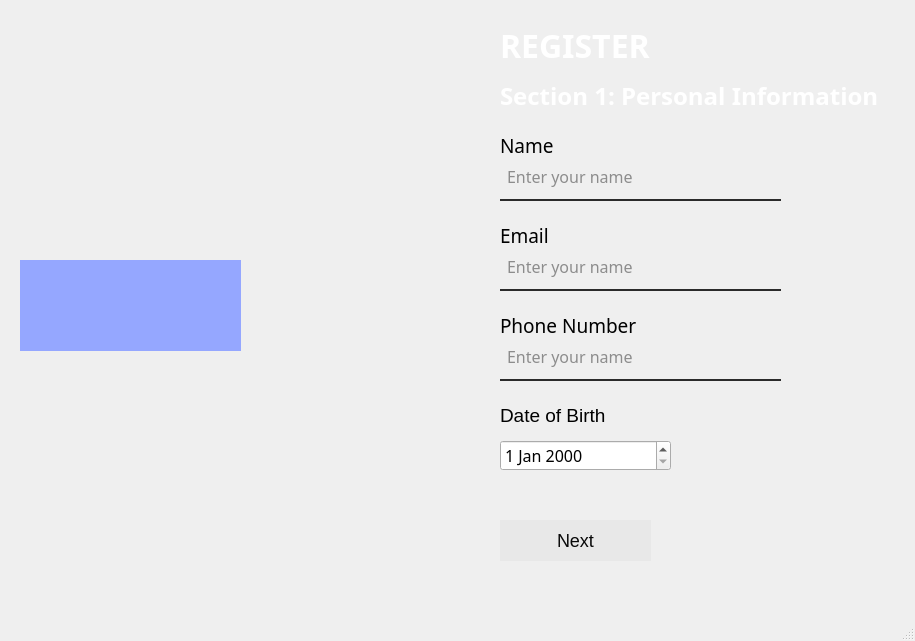
<?xml version="1.0" encoding="UTF-8"?>
<ui version="4.0">
 <class>MainWindow</class>
 <widget class="QMainWindow" name="MainWindow">
  <property name="geometry">
   <rect>
    <x>0</x>
    <y>0</y>
    <width>915</width>
    <height>641</height>
   </rect>
  </property>
  <property name="windowTitle">
   <string>MainWindow</string>
  </property>
  <widget class="QWidget" name="centralwidget">
   <widget class="QLabel" name="label_10">
    <property name="geometry">
     <rect>
      <x>500</x>
      <y>400</y>
      <width>131</width>
      <height>31</height>
     </rect>
    </property>
    <property name="font">
     <font>
      <pointsize>14</pointsize>
     </font>
    </property>
    <property name="text">
     <string>Date of Birth</string>
    </property>
   </widget>
   <widget class="QLabel" name="label_3">
    <property name="geometry">
     <rect>
      <x>20</x>
      <y>260</y>
      <width>221</width>
      <height>91</height>
     </rect>
    </property>
    <property name="styleSheet">
     <string notr="true">background-color: rgb(149, 167, 255);</string>
    </property>
    <property name="text">
     <string/>
    </property>
    <property name="pixmap">
     <pixmap>images/PoCoH.png</pixmap>
    </property>
    <property name="scaledContents">
     <bool>true</bool>
    </property>
   </widget>
   <widget class="QLabel" name="label">
    <property name="geometry">
     <rect>
      <x>0</x>
      <y>0</y>
      <width>921</width>
      <height>601</height>
     </rect>
    </property>
    <property name="text">
     <string/>
    </property>
    <property name="pixmap">
     <pixmap>images/login-bg.png</pixmap>
    </property>
    <property name="scaledContents">
     <bool>true</bool>
    </property>
   </widget>
   <widget class="QLineEdit" name="lineEdit_6">
    <property name="geometry">
     <rect>
      <x>500</x>
      <y>340</y>
      <width>281</width>
      <height>41</height>
     </rect>
    </property>
    <property name="font">
     <font>
      <family>Poppins</family>
      <pointsize>12</pointsize>
      <italic>false</italic>
      <bold>false</bold>
     </font>
    </property>
    <property name="styleSheet">
     <string notr="true">background-color:rgba(0, 0, 0, 0);
font: 12pt &quot;Poppins&quot;;
border-bottom:2px solid #2a2a2a;
border-radius: 30px;
color:#2a2a2a;
padding-bottom:7px;
padding-left:5px;</string>
    </property>
    <property name="placeholderText">
     <string>Enter your name</string>
    </property>
   </widget>
   <widget class="QPushButton" name="pushButton">
    <property name="geometry">
     <rect>
      <x>500</x>
      <y>520</y>
      <width>151</width>
      <height>41</height>
     </rect>
    </property>
    <property name="styleSheet">
     <string notr="true">QPushButton#pushButton{
 color: #090909;
 font-size: 18px;
 border-radius: 0.5em;
 background: #e8e8e8;
 border: 1px solid #e8e8e8;
}

QPushButton#pushButton:hover {
 border: 2px solid white;
}
</string>
    </property>
    <property name="text">
     <string>Next</string>
    </property>
   </widget>
   <widget class="QLabel" name="label_11">
    <property name="geometry">
     <rect>
      <x>500</x>
      <y>220</y>
      <width>91</width>
      <height>31</height>
     </rect>
    </property>
    <property name="font">
     <font>
      <family>Poppins</family>
      <pointsize>14</pointsize>
      <italic>false</italic>
      <bold>false</bold>
     </font>
    </property>
    <property name="styleSheet">
     <string notr="true">font: 14pt &quot;Poppins&quot;;</string>
    </property>
    <property name="text">
     <string>Email</string>
    </property>
   </widget>
   <widget class="QDateEdit" name="dateEdit">
    <property name="geometry">
     <rect>
      <x>500</x>
      <y>440</y>
      <width>171</width>
      <height>31</height>
     </rect>
    </property>
    <property name="font">
     <font>
      <family>Poppins</family>
      <pointsize>12</pointsize>
      <italic>false</italic>
      <bold>false</bold>
     </font>
    </property>
    <property name="styleSheet">
     <string notr="true">font: 12pt &quot;Poppins&quot;;</string>
    </property>
   </widget>
   <widget class="QLabel" name="label_9">
    <property name="geometry">
     <rect>
      <x>500</x>
      <y>30</y>
      <width>161</width>
      <height>31</height>
     </rect>
    </property>
    <property name="font">
     <font>
      <family>Poppins</family>
      <pointsize>24</pointsize>
      <bold>true</bold>
      <kerning>true</kerning>
     </font>
    </property>
    <property name="styleSheet">
     <string notr="true">color: rgb(255, 255, 255);</string>
    </property>
    <property name="text">
     <string>REGISTER</string>
    </property>
   </widget>
   <widget class="QLabel" name="label_6">
    <property name="geometry">
     <rect>
      <x>500</x>
      <y>130</y>
      <width>91</width>
      <height>31</height>
     </rect>
    </property>
    <property name="font">
     <font>
      <family>Poppins</family>
      <pointsize>14</pointsize>
      <italic>false</italic>
      <bold>false</bold>
     </font>
    </property>
    <property name="styleSheet">
     <string notr="true">font: 14pt &quot;Poppins&quot;;</string>
    </property>
    <property name="text">
     <string>Name</string>
    </property>
   </widget>
   <widget class="QLabel" name="label_12">
    <property name="geometry">
     <rect>
      <x>500</x>
      <y>310</y>
      <width>151</width>
      <height>31</height>
     </rect>
    </property>
    <property name="font">
     <font>
      <family>Poppins</family>
      <pointsize>14</pointsize>
      <italic>false</italic>
      <bold>false</bold>
     </font>
    </property>
    <property name="styleSheet">
     <string notr="true">font: 14pt &quot;Poppins&quot;;</string>
    </property>
    <property name="text">
     <string>Phone Number</string>
    </property>
   </widget>
   <widget class="QLineEdit" name="lineEdit_5">
    <property name="geometry">
     <rect>
      <x>500</x>
      <y>250</y>
      <width>281</width>
      <height>41</height>
     </rect>
    </property>
    <property name="font">
     <font>
      <family>Poppins</family>
      <pointsize>12</pointsize>
      <italic>false</italic>
      <bold>false</bold>
     </font>
    </property>
    <property name="styleSheet">
     <string notr="true">background-color:rgba(0, 0, 0, 0);
border-bottom:2px solid #2a2a2a;
font: 12pt &quot;Poppins&quot;;
border-radius: 30px;
color:#2a2a2a;
padding-bottom:7px;
padding-left:5px;</string>
    </property>
    <property name="placeholderText">
     <string>Enter your name</string>
    </property>
   </widget>
   <widget class="QLineEdit" name="lineEdit">
    <property name="geometry">
     <rect>
      <x>500</x>
      <y>160</y>
      <width>281</width>
      <height>41</height>
     </rect>
    </property>
    <property name="font">
     <font>
      <family>Poppins</family>
      <pointsize>12</pointsize>
      <italic>false</italic>
      <bold>false</bold>
     </font>
    </property>
    <property name="styleSheet">
     <string notr="true">background-color:rgba(0, 0, 0, 0);
font: 12pt &quot;Poppins&quot;;
border-bottom:2px solid #2a2a2a;
border-radius: 30px;
color:#2a2a2a;
padding-bottom:7px;
padding-left:5px;</string>
    </property>
    <property name="placeholderText">
     <string>Enter your name</string>
    </property>
   </widget>
   <widget class="QLabel" name="label_13">
    <property name="geometry">
     <rect>
      <x>500</x>
      <y>80</y>
      <width>391</width>
      <height>31</height>
     </rect>
    </property>
    <property name="font">
     <font>
      <family>Poppins SemiBold</family>
      <pointsize>18</pointsize>
      <bold>true</bold>
      <kerning>true</kerning>
     </font>
    </property>
    <property name="styleSheet">
     <string notr="true">color: rgb(255, 255, 255);</string>
    </property>
    <property name="text">
     <string>Section 1: Personal Information</string>
    </property>
   </widget>
   <zorder>label</zorder>
   <zorder>label_10</zorder>
   <zorder>label_3</zorder>
   <zorder>lineEdit_6</zorder>
   <zorder>pushButton</zorder>
   <zorder>label_11</zorder>
   <zorder>dateEdit</zorder>
   <zorder>label_9</zorder>
   <zorder>label_6</zorder>
   <zorder>label_12</zorder>
   <zorder>lineEdit_5</zorder>
   <zorder>lineEdit</zorder>
   <zorder>label_13</zorder>
  </widget>
  <widget class="QMenuBar" name="menubar">
   <property name="geometry">
    <rect>
     <x>0</x>
     <y>0</y>
     <width>915</width>
     <height>22</height>
    </rect>
   </property>
  </widget>
  <widget class="QStatusBar" name="statusbar"/>
 </widget>
 <resources/>
 <connections/>
</ui>
